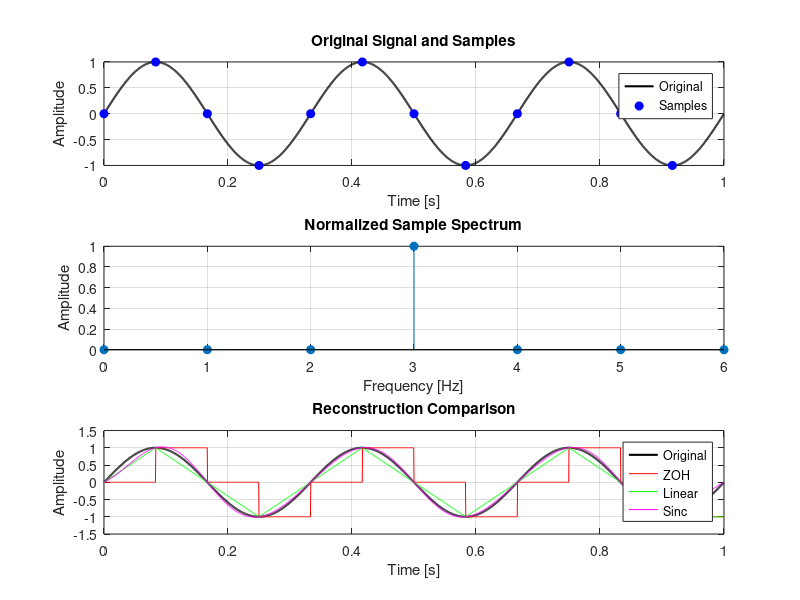

Recreate this plot in MATLAB.
clear;
clc;
close all;

signal_frequency = 3;
sample_rate = 12;
reference_rate = 2000;
duration = 1;
phase = 0;

sample_interval = 1 / sample_rate;

reference_time = 0:(1 / reference_rate):(duration - 1 / reference_rate);
sample_time = 0:sample_interval:(duration - sample_interval);

reference_signal = sin(2 * pi * signal_frequency * reference_time + phase);
sampled_signal = sin(2 * pi * signal_frequency * sample_time + phase);

zoh_signal = interp1(sample_time, sampled_signal, reference_time, "previous", "extrap");
linear_signal = interp1(sample_time, sampled_signal, reference_time, "linear", "extrap");

zoh_signal(reference_time > sample_time(end)) = sampled_signal(end);
linear_signal(reference_time > sample_time(end)) = sampled_signal(end);

sinc_signal = zeros(size(reference_time));

for sample_index = 1:length(sample_time)
    normalized_distance = (reference_time - sample_time(sample_index)) / sample_interval;
    sinc_signal = sinc_signal + sampled_signal(sample_index) .* sinc(normalized_distance);
end

number_of_samples = length(sampled_signal);
complex_spectrum = fft(sampled_signal);
positive_count = floor(number_of_samples / 2) + 1;

amplitude_spectrum = abs(complex_spectrum(1:positive_count)) / number_of_samples;
amplitude_spectrum(2:end - 1) = 2 * amplitude_spectrum(2:end - 1);

frequency_bins = (0:(positive_count - 1)) * sample_rate / number_of_samples;

[maximum_amplitude, dominant_index] = max(amplitude_spectrum);
dominant_frequency = frequency_bins(dominant_index);

zoh_rmse = sqrt(mean((reference_signal - zoh_signal).^2));
linear_rmse = sqrt(mean((reference_signal - linear_signal).^2));
sinc_rmse = sqrt(mean((reference_signal - sinc_signal).^2));

fprintf("MATLAB validation - safe sampling\n");
fprintf("Original frequency: %.1f Hz\n", signal_frequency);
fprintf("Sampling frequency: %.1f Hz\n", sample_rate);
fprintf("Dominant frequency: %.1f Hz\n", dominant_frequency);
fprintf("Maximum FFT amplitude: %.6f\n", maximum_amplitude);
fprintf("ZOH RMSE: %.6f\n", zoh_rmse);
fprintf("Linear RMSE: %.6f\n", linear_rmse);
fprintf("Sinc RMSE: %.6f\n", sinc_rmse);

figure;

subplot(3, 1, 1);
plot(reference_time, reference_signal, "k", "LineWidth", 1.5);
hold on;
plot(sample_time, sampled_signal, "bo", "MarkerFaceColor", "b");
grid on;
title("Original Signal and Samples");
xlabel("Time [s]");
ylabel("Amplitude");
legend("Original", "Samples");

subplot(3, 1, 2);
stem(frequency_bins, amplitude_spectrum, "filled");
grid on;
title("Normalized Sample Spectrum");
xlabel("Frequency [Hz]");
ylabel("Amplitude");

subplot(3, 1, 3);
plot(reference_time, reference_signal, "k", "LineWidth", 1.5);
hold on;
plot(reference_time, zoh_signal, "r");
plot(reference_time, linear_signal, "g");
plot(reference_time, sinc_signal, "m");
grid on;
title("Reconstruction Comparison");
xlabel("Time [s]");
ylabel("Amplitude");
legend("Original", "ZOH", "Linear", "Sinc");
